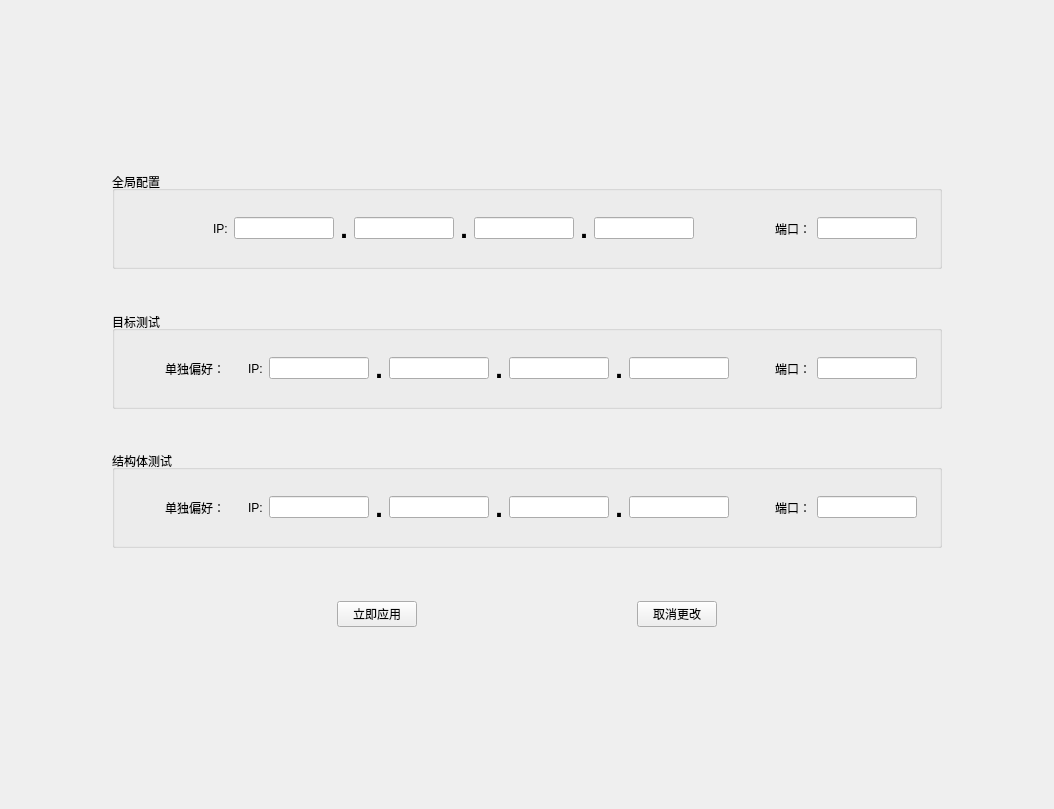
<?xml version="1.0" encoding="UTF-8"?>
<ui version="4.0">
 <class>NetSettingUi</class>
 <widget class="QWidget" name="NetSettingUi">
  <property name="geometry">
   <rect>
    <x>0</x>
    <y>0</y>
    <width>1054</width>
    <height>809</height>
   </rect>
  </property>
  <property name="windowTitle">
   <string>NetSettingUi</string>
  </property>
  <layout class="QGridLayout" name="gridLayout">
   <item row="0" column="1">
    <spacer name="verticalSpacer_4">
     <property name="orientation">
      <enum>Qt::Vertical</enum>
     </property>
     <property name="sizeHint" stdset="0">
      <size>
       <width>20</width>
       <height>161</height>
      </size>
     </property>
    </spacer>
   </item>
   <item row="1" column="0">
    <spacer name="horizontalSpacer_7">
     <property name="orientation">
      <enum>Qt::Horizontal</enum>
     </property>
     <property name="sizeHint" stdset="0">
      <size>
       <width>92</width>
       <height>20</height>
      </size>
     </property>
    </spacer>
   </item>
   <item row="1" column="1">
    <widget class="QWidget" name="widget_5" native="true">
     <layout class="QVBoxLayout" name="verticalLayout">
      <item>
       <widget class="QGroupBox" name="GB_all">
        <property name="title">
         <string>全局配置</string>
        </property>
        <property name="alignment">
         <set>Qt::AlignLeading|Qt::AlignLeft|Qt::AlignVCenter</set>
        </property>
        <property name="flat">
         <bool>true</bool>
        </property>
        <layout class="QGridLayout" name="gridLayout_3">
         <item row="0" column="0">
          <widget class="QWidget" name="widget_4" native="true">
           <layout class="QHBoxLayout" name="horizontalLayout_5">
            <item>
             <spacer name="horizontalSpacer_9">
              <property name="orientation">
               <enum>Qt::Horizontal</enum>
              </property>
              <property name="sizeHint" stdset="0">
               <size>
                <width>40</width>
                <height>20</height>
               </size>
              </property>
             </spacer>
            </item>
            <item>
             <widget class="QLabel" name="LB_ip_all">
              <property name="text">
               <string>IP:</string>
              </property>
             </widget>
            </item>
            <item>
             <widget class="QtMaterialTextField" name="LE_ip_all_1">
              <property name="maximumSize">
               <size>
                <width>100</width>
                <height>16777215</height>
               </size>
              </property>
              <property name="alignment">
               <set>Qt::AlignCenter</set>
              </property>
             </widget>
            </item>
            <item>
             <widget class="QLabel" name="LB_pnt_target_5">
              <property name="maximumSize">
               <size>
                <width>16777215</width>
                <height>16777215</height>
               </size>
              </property>
              <property name="font">
               <font>
                <pointsize>20</pointsize>
                <weight>75</weight>
                <bold>true</bold>
               </font>
              </property>
              <property name="text">
               <string>.</string>
              </property>
              <property name="alignment">
               <set>Qt::AlignCenter</set>
              </property>
             </widget>
            </item>
            <item>
             <widget class="QtMaterialTextField" name="LE_ip_all_2">
              <property name="maximumSize">
               <size>
                <width>100</width>
                <height>16777215</height>
               </size>
              </property>
              <property name="alignment">
               <set>Qt::AlignCenter</set>
              </property>
             </widget>
            </item>
            <item>
             <widget class="QLabel" name="LB_pnt_target_6">
              <property name="font">
               <font>
                <pointsize>20</pointsize>
                <weight>75</weight>
                <bold>true</bold>
               </font>
              </property>
              <property name="text">
               <string>.</string>
              </property>
              <property name="alignment">
               <set>Qt::AlignCenter</set>
              </property>
             </widget>
            </item>
            <item>
             <widget class="QtMaterialTextField" name="LE_ip_all_3">
              <property name="maximumSize">
               <size>
                <width>100</width>
                <height>16777215</height>
               </size>
              </property>
              <property name="alignment">
               <set>Qt::AlignCenter</set>
              </property>
             </widget>
            </item>
            <item>
             <widget class="QLabel" name="LB_pnt_target_7">
              <property name="font">
               <font>
                <pointsize>20</pointsize>
                <weight>75</weight>
                <bold>true</bold>
               </font>
              </property>
              <property name="text">
               <string>.</string>
              </property>
              <property name="alignment">
               <set>Qt::AlignCenter</set>
              </property>
             </widget>
            </item>
            <item>
             <widget class="QtMaterialTextField" name="LE_ip_all_4">
              <property name="maximumSize">
               <size>
                <width>100</width>
                <height>16777215</height>
               </size>
              </property>
              <property name="alignment">
               <set>Qt::AlignCenter</set>
              </property>
             </widget>
            </item>
            <item>
             <spacer name="horizontalSpacer_6">
              <property name="orientation">
               <enum>Qt::Horizontal</enum>
              </property>
              <property name="sizeHint" stdset="0">
               <size>
                <width>40</width>
                <height>20</height>
               </size>
              </property>
             </spacer>
            </item>
            <item>
             <widget class="QLabel" name="LB_port_all">
              <property name="text">
               <string>端口：</string>
              </property>
             </widget>
            </item>
            <item>
             <widget class="QtMaterialTextField" name="LE_port_all">
              <property name="maximumSize">
               <size>
                <width>100</width>
                <height>16777215</height>
               </size>
              </property>
              <property name="alignment">
               <set>Qt::AlignCenter</set>
              </property>
             </widget>
            </item>
           </layout>
          </widget>
         </item>
        </layout>
       </widget>
      </item>
      <item>
       <spacer name="verticalSpacer">
        <property name="orientation">
         <enum>Qt::Vertical</enum>
        </property>
        <property name="sizeHint" stdset="0">
         <size>
          <width>20</width>
          <height>40</height>
         </size>
        </property>
       </spacer>
      </item>
      <item>
       <widget class="QGroupBox" name="GB_target">
        <property name="title">
         <string>目标测试</string>
        </property>
        <property name="alignment">
         <set>Qt::AlignLeading|Qt::AlignLeft|Qt::AlignVCenter</set>
        </property>
        <property name="flat">
         <bool>true</bool>
        </property>
        <layout class="QHBoxLayout" name="horizontalLayout_2">
         <item>
          <spacer name="horizontalSpacer_10">
           <property name="orientation">
            <enum>Qt::Horizontal</enum>
           </property>
           <property name="sizeHint" stdset="0">
            <size>
             <width>40</width>
             <height>20</height>
            </size>
           </property>
          </spacer>
         </item>
         <item>
          <widget class="QLabel" name="LB_target_use">
           <property name="text">
            <string>单独偏好：</string>
           </property>
          </widget>
         </item>
         <item>
          <widget class="QtMaterialToggle" name="TG_use_target" native="true"/>
         </item>
         <item>
          <widget class="QWidget" name="WG_target_ip_port" native="true">
           <layout class="QHBoxLayout" name="horizontalLayout_3">
            <item>
             <widget class="QLabel" name="LB_ip_targte">
              <property name="text">
               <string>IP:</string>
              </property>
             </widget>
            </item>
            <item>
             <widget class="QtMaterialTextField" name="LE_ip_target_1">
              <property name="maximumSize">
               <size>
                <width>100</width>
                <height>16777215</height>
               </size>
              </property>
              <property name="alignment">
               <set>Qt::AlignCenter</set>
              </property>
             </widget>
            </item>
            <item>
             <widget class="QLabel" name="LB_pnt_target_1">
              <property name="maximumSize">
               <size>
                <width>16777215</width>
                <height>16777215</height>
               </size>
              </property>
              <property name="font">
               <font>
                <pointsize>20</pointsize>
                <weight>75</weight>
                <bold>true</bold>
               </font>
              </property>
              <property name="text">
               <string>.</string>
              </property>
              <property name="alignment">
               <set>Qt::AlignCenter</set>
              </property>
             </widget>
            </item>
            <item>
             <widget class="QtMaterialTextField" name="LE_ip_target_2">
              <property name="maximumSize">
               <size>
                <width>100</width>
                <height>16777215</height>
               </size>
              </property>
              <property name="alignment">
               <set>Qt::AlignCenter</set>
              </property>
             </widget>
            </item>
            <item>
             <widget class="QLabel" name="LB_pnt_target_2">
              <property name="font">
               <font>
                <pointsize>20</pointsize>
                <weight>75</weight>
                <bold>true</bold>
               </font>
              </property>
              <property name="text">
               <string>.</string>
              </property>
              <property name="alignment">
               <set>Qt::AlignCenter</set>
              </property>
             </widget>
            </item>
            <item>
             <widget class="QtMaterialTextField" name="LE_ip_target_3">
              <property name="maximumSize">
               <size>
                <width>100</width>
                <height>16777215</height>
               </size>
              </property>
              <property name="alignment">
               <set>Qt::AlignCenter</set>
              </property>
             </widget>
            </item>
            <item>
             <widget class="QLabel" name="LB_pnt_target_8">
              <property name="font">
               <font>
                <pointsize>20</pointsize>
                <weight>75</weight>
                <bold>true</bold>
               </font>
              </property>
              <property name="text">
               <string>.</string>
              </property>
              <property name="alignment">
               <set>Qt::AlignCenter</set>
              </property>
             </widget>
            </item>
            <item>
             <widget class="QtMaterialTextField" name="LE_ip_target_4">
              <property name="maximumSize">
               <size>
                <width>100</width>
                <height>16777215</height>
               </size>
              </property>
              <property name="alignment">
               <set>Qt::AlignCenter</set>
              </property>
             </widget>
            </item>
            <item>
             <spacer name="horizontalSpacer_3">
              <property name="orientation">
               <enum>Qt::Horizontal</enum>
              </property>
              <property name="sizeHint" stdset="0">
               <size>
                <width>40</width>
                <height>20</height>
               </size>
              </property>
             </spacer>
            </item>
            <item>
             <widget class="QLabel" name="LB_port_target">
              <property name="text">
               <string>端口：</string>
              </property>
             </widget>
            </item>
            <item>
             <widget class="QtMaterialTextField" name="LE_port_target">
              <property name="maximumSize">
               <size>
                <width>100</width>
                <height>16777215</height>
               </size>
              </property>
              <property name="alignment">
               <set>Qt::AlignCenter</set>
              </property>
             </widget>
            </item>
           </layout>
          </widget>
         </item>
        </layout>
       </widget>
      </item>
      <item>
       <spacer name="verticalSpacer_2">
        <property name="orientation">
         <enum>Qt::Vertical</enum>
        </property>
        <property name="sizeHint" stdset="0">
         <size>
          <width>20</width>
          <height>40</height>
         </size>
        </property>
       </spacer>
      </item>
      <item>
       <widget class="QGroupBox" name="GB_structs">
        <property name="title">
         <string>结构体测试</string>
        </property>
        <property name="alignment">
         <set>Qt::AlignLeading|Qt::AlignLeft|Qt::AlignVCenter</set>
        </property>
        <property name="flat">
         <bool>true</bool>
        </property>
        <layout class="QHBoxLayout" name="horizontalLayout_6">
         <item>
          <spacer name="horizontalSpacer_11">
           <property name="orientation">
            <enum>Qt::Horizontal</enum>
           </property>
           <property name="sizeHint" stdset="0">
            <size>
             <width>40</width>
             <height>20</height>
            </size>
           </property>
          </spacer>
         </item>
         <item>
          <widget class="QLabel" name="LB_structs_use">
           <property name="text">
            <string>单独偏好：</string>
           </property>
          </widget>
         </item>
         <item>
          <widget class="QtMaterialToggle" name="TG_use_structs" native="true"/>
         </item>
         <item>
          <widget class="QWidget" name="WG_structs_ip_port" native="true">
           <layout class="QHBoxLayout" name="horizontalLayout_4">
            <item>
             <widget class="QLabel" name="LB_ip_structs">
              <property name="text">
               <string>IP:</string>
              </property>
             </widget>
            </item>
            <item>
             <widget class="QtMaterialTextField" name="LE_ip_structs_1">
              <property name="maximumSize">
               <size>
                <width>100</width>
                <height>16777215</height>
               </size>
              </property>
              <property name="alignment">
               <set>Qt::AlignCenter</set>
              </property>
             </widget>
            </item>
            <item>
             <widget class="QLabel" name="LB_pnt_target_3">
              <property name="maximumSize">
               <size>
                <width>16777215</width>
                <height>16777215</height>
               </size>
              </property>
              <property name="font">
               <font>
                <pointsize>20</pointsize>
                <weight>75</weight>
                <bold>true</bold>
               </font>
              </property>
              <property name="text">
               <string>.</string>
              </property>
              <property name="alignment">
               <set>Qt::AlignCenter</set>
              </property>
             </widget>
            </item>
            <item>
             <widget class="QtMaterialTextField" name="LE_ip_structs_2">
              <property name="maximumSize">
               <size>
                <width>100</width>
                <height>16777215</height>
               </size>
              </property>
              <property name="alignment">
               <set>Qt::AlignCenter</set>
              </property>
             </widget>
            </item>
            <item>
             <widget class="QLabel" name="LB_pnt_target_4">
              <property name="font">
               <font>
                <pointsize>20</pointsize>
                <weight>75</weight>
                <bold>true</bold>
               </font>
              </property>
              <property name="text">
               <string>.</string>
              </property>
              <property name="alignment">
               <set>Qt::AlignCenter</set>
              </property>
             </widget>
            </item>
            <item>
             <widget class="QtMaterialTextField" name="LE_ip_structs_3">
              <property name="maximumSize">
               <size>
                <width>100</width>
                <height>16777215</height>
               </size>
              </property>
              <property name="alignment">
               <set>Qt::AlignCenter</set>
              </property>
             </widget>
            </item>
            <item>
             <widget class="QLabel" name="LB_pnt_target_9">
              <property name="font">
               <font>
                <pointsize>20</pointsize>
                <weight>75</weight>
                <bold>true</bold>
               </font>
              </property>
              <property name="text">
               <string>.</string>
              </property>
              <property name="alignment">
               <set>Qt::AlignCenter</set>
              </property>
             </widget>
            </item>
            <item>
             <widget class="QtMaterialTextField" name="LE_ip_structs_4">
              <property name="maximumSize">
               <size>
                <width>100</width>
                <height>16777215</height>
               </size>
              </property>
              <property name="alignment">
               <set>Qt::AlignCenter</set>
              </property>
             </widget>
            </item>
            <item>
             <spacer name="horizontalSpacer_4">
              <property name="orientation">
               <enum>Qt::Horizontal</enum>
              </property>
              <property name="sizeHint" stdset="0">
               <size>
                <width>40</width>
                <height>20</height>
               </size>
              </property>
             </spacer>
            </item>
            <item>
             <widget class="QLabel" name="LB_port_structs">
              <property name="text">
               <string>端口：</string>
              </property>
             </widget>
            </item>
            <item>
             <widget class="QtMaterialTextField" name="LE_port_structs">
              <property name="maximumSize">
               <size>
                <width>100</width>
                <height>16777215</height>
               </size>
              </property>
              <property name="alignment">
               <set>Qt::AlignCenter</set>
              </property>
             </widget>
            </item>
           </layout>
          </widget>
         </item>
        </layout>
       </widget>
      </item>
      <item>
       <spacer name="verticalSpacer_3">
        <property name="orientation">
         <enum>Qt::Vertical</enum>
        </property>
        <property name="sizeHint" stdset="0">
         <size>
          <width>20</width>
          <height>40</height>
         </size>
        </property>
       </spacer>
      </item>
      <item>
       <widget class="QWidget" name="widget" native="true">
        <layout class="QHBoxLayout" name="horizontalLayout">
         <item>
          <spacer name="horizontalSpacer">
           <property name="orientation">
            <enum>Qt::Horizontal</enum>
           </property>
           <property name="sizeHint" stdset="0">
            <size>
             <width>205</width>
             <height>20</height>
            </size>
           </property>
          </spacer>
         </item>
         <item>
          <widget class="QtMaterialFlatButton" name="btn_save">
           <property name="text">
            <string>立即应用</string>
           </property>
          </widget>
         </item>
         <item>
          <spacer name="horizontalSpacer_5">
           <property name="orientation">
            <enum>Qt::Horizontal</enum>
           </property>
           <property name="sizeHint" stdset="0">
            <size>
             <width>40</width>
             <height>20</height>
            </size>
           </property>
          </spacer>
         </item>
         <item>
          <widget class="QtMaterialFlatButton" name="btn_cancel">
           <property name="text">
            <string>取消更改</string>
           </property>
          </widget>
         </item>
         <item>
          <spacer name="horizontalSpacer_2">
           <property name="orientation">
            <enum>Qt::Horizontal</enum>
           </property>
           <property name="sizeHint" stdset="0">
            <size>
             <width>205</width>
             <height>20</height>
            </size>
           </property>
          </spacer>
         </item>
        </layout>
       </widget>
      </item>
     </layout>
    </widget>
   </item>
   <item row="1" column="2">
    <spacer name="horizontalSpacer_8">
     <property name="orientation">
      <enum>Qt::Horizontal</enum>
     </property>
     <property name="sizeHint" stdset="0">
      <size>
       <width>92</width>
       <height>20</height>
      </size>
     </property>
    </spacer>
   </item>
   <item row="2" column="1">
    <spacer name="verticalSpacer_5">
     <property name="orientation">
      <enum>Qt::Vertical</enum>
     </property>
     <property name="sizeHint" stdset="0">
      <size>
       <width>20</width>
       <height>161</height>
      </size>
     </property>
    </spacer>
   </item>
  </layout>
 </widget>
 <layoutdefault spacing="6" margin="11"/>
 <customwidgets>
  <customwidget>
   <class>QtMaterialTextField</class>
   <extends>QLineEdit</extends>
   <header location="global">qtmaterialtextfield.h</header>
  </customwidget>
  <customwidget>
   <class>QtMaterialFlatButton</class>
   <extends>QPushButton</extends>
   <header location="global">qtmaterialflatbutton.h</header>
  </customwidget>
  <customwidget>
   <class>QtMaterialToggle</class>
   <extends>QWidget</extends>
   <header location="global">qtmaterialtoggle.h</header>
   <container>1</container>
  </customwidget>
 </customwidgets>
 <resources/>
 <connections/>
</ui>
